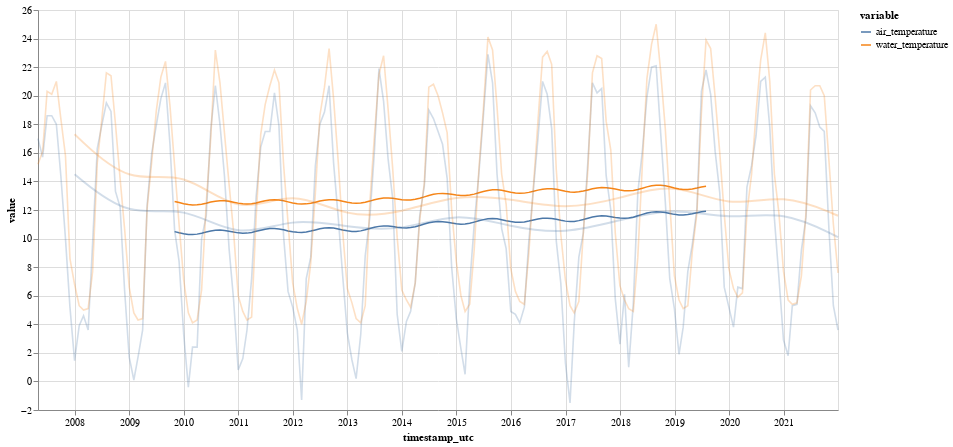

The notebook cell this image was saved under:
### Code cell
rolling = months[['air_temperature','water_temperature']].rolling(60, center=True, win_type="triang").mean()

chart1 = alt.Chart(rolling.reset_index().melt("timestamp_utc")).mark_line(strokeWidth=1.5, opacity=1).encode(
    x='timestamp_utc', y='value', color='variable',
).properties(width=800, height=400)

# same as the two charts in previous code cell, except more transparent
chart2 = alt.Chart(months[['air_temperature','water_temperature']].reset_index().melt("timestamp_utc")).mark_line(strokeWidth=1.6, opacity=0.25).encode(
    x='timestamp_utc', y='value', color='variable',
)

chart3 = alt.Chart(years[['air_temperature','water_temperature']].reset_index().melt("timestamp_utc")).mark_line(interpolate="basis", opacity=0.25).encode(
    x='timestamp_utc', y='value', color='variable',
)

chart1 + chart2 + chart3

### Figure 1 — Vega-Lite specification as saved in the notebook (floating-point values rounded to 4 significant figures; data arrays with more than 128 entries replaced by an {"elided": "..."} marker saying what was removed)
{"config": {"view": {"continuousWidth": 400, "continuousHeight": 300}}, "layer": [{"data": {"name": "data-62a9544d4a7857f3ba62828470d1e0d5"}, "mark": {"type": "line", "opacity": 1, "strokeWidth": 1.5}, "encoding": {"color": {"type": "nominal", "field": "variable"}, "x": {"type": "temporal", "field": "timestamp_utc"}, "y": {"type": "quantitative", "field": "value"}}, "height": 400, "width": 800}, {"data": {"name": "data-607c170a85ba936b760ed78be4b4c2a8"}, "mark": {"type": "line", "opacity": 0.25, "strokeWidth": 1.6}, "encoding": {"color": {"type": "nominal", "field": "variable"}, "x": {"type": "temporal", "field": "timestamp_utc"}, "y": {"type": "quantitative", "field": "value"}}}, {"data": {"name": "data-ff40465f3eed6cc93ebbe8bb0b05c2ae"}, "mark": {"type": "line", "interpolate": "basis", "opacity": 0.25}, "encoding": {"color": {"type": "nominal", "field": "variable"}, "x": {"type": "temporal", "field": "timestamp_utc"}, "y": {"type": "quantitative", "field": "value"}}}], "$schema": "https://vega.github.io/schema/vega-lite/v4.8.1.json", "datasets": {"data-62a9544d4a7857f3ba62828470d1e0d5": {"elided": "354 records"}, "data-607c170a85ba936b760ed78be4b4c2a8": {"elided": "354 records"}, "data-ff40465f3eed6cc93ebbe8bb0b05c2ae": [{"timestamp_utc": "2007-12-31T00:00:00+00:00", "variable": "air_temperature", "value": 14.5}, {"timestamp_utc": "2008-12-31T00:00:00+00:00", "variable": "air_temperature", "value": 11.4}, {"timestamp_utc": "2009-12-31T00:00:00+00:00", "variable": "air_temperature", "value": 12.4}, {"timestamp_utc": "2010-12-31T00:00:00+00:00", "variable": "air_temperature", "value": 9.9}, {"timestamp_utc": "2011-12-31T00:00:00+00:00", "variable": "air_temperature", "value": 11.5}, {"timestamp_utc": "2012-12-31T00:00:00+00:00", "variable": "air_temperature", "value": 10.8}, {"timestamp_utc": "2013-12-31T00:00:00+00:00", "variable": "air_temperature", "value": 10.5}, {"timestamp_utc": "2014-12-31T00:00:00+00:00", "variable": "air_temperature", "value": 11.9}, {"timestamp_utc": "2015-12-31T00:00:00+00:00", "variable": "air_temperature", "value": 10.8}, {"timestamp_utc": "2016-12-31T00:00:00+00:00", "variable": "air_temperature", "value": 10.3}, {"timestamp_utc": "2017-12-31T00:00:00+00:00", "variable": "air_temperature", "value": 11.3}, {"timestamp_utc": "2018-12-31T00:00:00+00:00", "variable": "air_temperature", "value": 12.2}, {"timestamp_utc": "2019-12-31T00:00:00+00:00", "variable": "air_temperature", "value": 11.3}, {"timestamp_utc": "2020-12-31T00:00:00+00:00", "variable": "air_temperature", "value": 12.0}, {"timestamp_utc": "2021-12-31T00:00:00+00:00", "variable": "air_temperature", "value": 10.1}, {"timestamp_utc": "2007-12-31T00:00:00+00:00", "variable": "water_temperature", "value": 17.3}, {"timestamp_utc": "2008-12-31T00:00:00+00:00", "variable": "water_temperature", "value": 13.7}, {"timestamp_utc": "2009-12-31T00:00:00+00:00", "variable": "water_temperature", "value": 14.9}, {"timestamp_utc": "2010-12-31T00:00:00+00:00", "variable": "water_temperature", "value": 11.5}, {"timestamp_utc": "2011-12-31T00:00:00+00:00", "variable": "water_temperature", "value": 13.5}, {"timestamp_utc": "2012-12-31T00:00:00+00:00", "variable": "water_temperature", "value": 11.4}, {"timestamp_utc": "2013-12-31T00:00:00+00:00", "variable": "water_temperature", "value": 11.8}, {"timestamp_utc": "2014-12-31T00:00:00+00:00", "variable": "water_temperature", "value": 13.1}, {"timestamp_utc": "2015-12-31T00:00:00+00:00", "variable": "water_temperature", "value": 12.8}, {"timestamp_utc": "2016-12-31T00:00:00+00:00", "variable": "water_temperature", "value": 12.0}, {"timestamp_utc": "2017-12-31T00:00:00+00:00", "variable": "water_temperature", "value": 12.8}, {"timestamp_utc": "2018-12-31T00:00:00+00:00", "variable": "water_temperature", "value": 14.0}, {"timestamp_utc": "2019-12-31T00:00:00+00:00", "variable": "water_temperature", "value": 12.1}, {"timestamp_utc": "2020-12-31T00:00:00+00:00", "variable": "water_temperature", "value": 13.2}, {"timestamp_utc": "2021-12-31T00:00:00+00:00", "variable": "water_temperature", "value": 11.6}]}}
